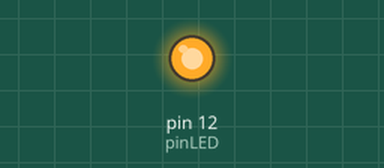
The sketch below on a simulated Arduino Uno, built with avr-gcc and run on an emulated ATmega328P. On the bench: output pins drawn as LEDs (lit = HIGH).

Above: at 0.2 s.
At 11.0 s:
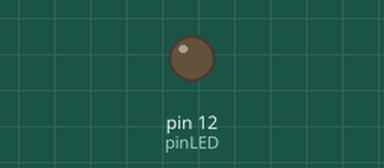
Timing chart, 0 to 16.3 s (numbered marks = the images above):
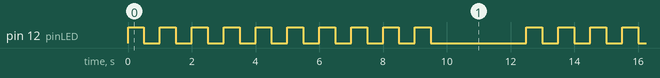

Measured:
- by itself, pin 12 (pinLED): repeats every 12.5 s: 9 × (LOW 0.50 s, HIGH 0.50 s), LOW 3.0 s, HIGH 0.50 s
- by itself, everything shown: repeats every 12.5 s, in 20 steps

The sketch:

m1-9.ino
```cpp
#define MAX_BLINKS 10

int pinLED = 12;

void setup() {
    pinMode(pinLED, OUTPUT);
}

void loop() {
  for (int i = 0; i < MAX_BLINKS; i++) {
      ledBlink();
  }
  delay(2500);
}

void ledBlink() {
    digitalWrite(pinLED, HIGH);
    delay(500);
    digitalWrite(pinLED, LOW);
    delay(500);
}
```
